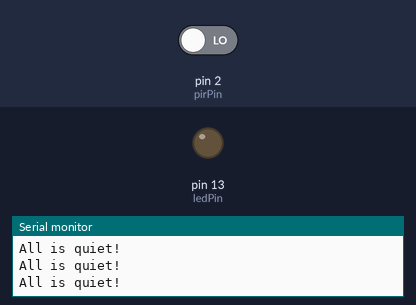
The sketch below on a simulated Arduino Uno, built with avr-gcc and run on an emulated ATmega328P. Shown: output pins drawn as LEDs (lit = HIGH), the last lines printed to the serial monitor. The inputs (shaded band) are chosen by the test bench; at power-on: pin 2 (pirPin) LOW.

Above: at 2.8 s.
2.9 s: pin 2 (pirPin) driven HIGH
At 4.2 s:
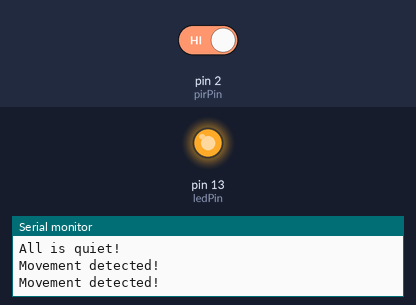
4.5 s: pin 2 (pirPin) driven LOW
At 6.0 s:
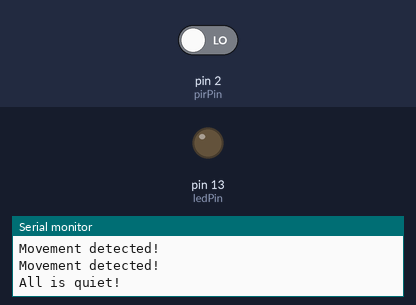
Timing chart, 0 to 7.5 s (numbered marks = the images above; inputs shaded):
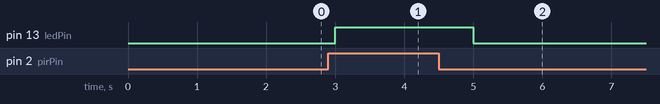

Measured:
- after the input at 2.9 s, pin 13 (ledPin): LOW → HIGH after 0.10 s
- after the input at 4.5 s, pin 13 (ledPin): HIGH → LOW after 0.50 s

The sketch:

pirDetectingMovement.ino
```cpp
int pirPin = 2;
int ledPin = 13;


void setup() {

    pinMode(pirPin,INPUT);
    pinMode(ledPin,OUTPUT);
    Serial.begin(9600);


}

void loop() {

    if (digitalRead(pirPin)) {
    digitalWrite(ledPin, HIGH);
    Serial.println("Movement detected!");
  }
  else {
    digitalWrite(ledPin, LOW);
    Serial.println("All is quiet!");
  }

  delay(1000);

}
```
